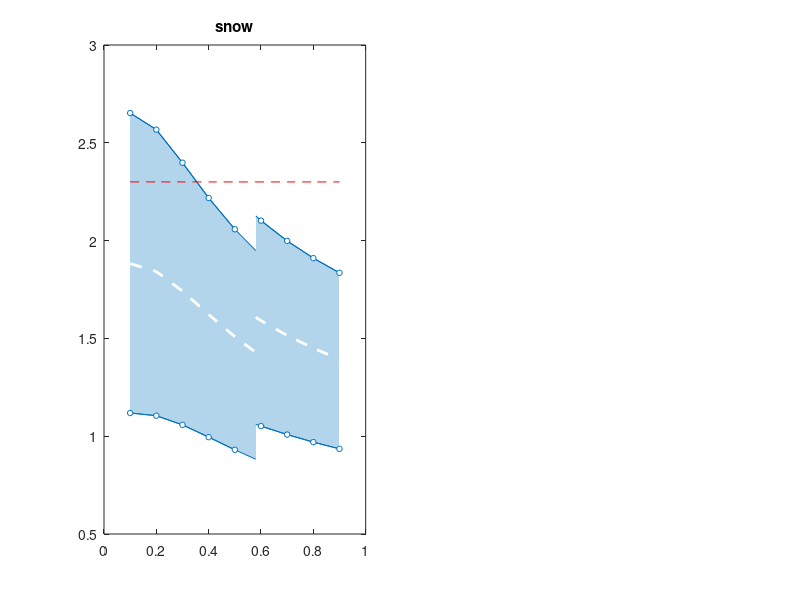

This chart was generated by the following MATLAB code: (Note: this script raises an error after producing the figure.)
clearvars
close all
clc

%==========================================================================
% OPTIONS & CONTROL
%==========================================================================

load('snip_1.5.mat', 'khi', 'beta_int', 'beta_mid', 'Model')
beta_int1 = beta_int;
beta_mid1 = beta_mid;

load('snip_1.6.mat', 'khi', 'beta_int', 'beta_mid', 'Model')
beta_int2 = beta_int;
beta_mid2 = beta_mid;

khi_split           = 0.58;
idx1                = 5;
idx2                = 6;

% lead_action_idx     = [1, 2, 3];
lead_action_idx     = [1, 2];

save_fig            = 1;

%==========================================================================
% VISUALIZE
%==========================================================================

n_lead_action       = length(lead_action_idx);

cmp                 = get(groot,'defaultAxesColorOrder');
lead_action_marker  = {'o', 's', '^'};
lead_action_marker  = lead_action_marker(lead_action_idx);
lead_action_label   = Model.lead_action_label;

% not general, ad hoc solution
figure('Position', [100, 400, n_lead_action*400, 300])
for ii = 1:n_lead_action
    subplot(1,n_lead_action,ii)
    
    % split figure
    
    btmp    = beta_int1(:,:,ii);
    tmp     = interp1(khi, btmp, khi_split);
    bi      = [btmp(1:idx1,:); tmp];
    bim     = btmp(1:idx1,:);
    
    btmp    = beta_mid1(:,:,ii);
    tmp     = interp1(khi, btmp, khi_split);
    bm      = [btmp(1:idx1,:); tmp];
    
    bt      = Model.beta_target;
    khiss   = [khi(1:idx1); khi_split];
    khissm  = khi(1:idx1);
    
    fill([khiss; flipud(khiss)], [bi(:,1); flipud(bi(:,2))], cmp(ii,:), 'FaceAlpha', 0.3, 'EdgeColor', 'none')
%     fill([khi; flipud(khi)], bi(:), repmat(cmp(ii,:),18,1))
    hold on
    plot(khiss, bi, '-','Color', cmp(ii,:))
    plot(khissm, bim, 'Marker', lead_action_marker{ii},...
                    'MarkerFaceColor', [1,1,1],...
                    'Color', cmp(ii,:),...
                    'MarkerSize', 4)
                
    plot(khiss, bm, 'w--', 'Linewidth', 2)
    hf = plot(khiss, repmat(bt, size(khiss)), 'r--');
    
    % second branch
    btmp    = beta_int2(:,:,ii);
    tmp     = interp1(khi, btmp, khi_split);
    bi      = [tmp; btmp(idx2:end,:)];
    bim     = btmp(idx2:end,:);
    
    btmp    = beta_mid2(:,:,ii);
    tmp     = interp1(khi, btmp, khi_split);
    bm      = [tmp; btmp(idx2:end,:)];
    
    bt      = Model.beta_target;
    khiss   = [khi_split; khi(idx2:end,:), ];
    khissm  = khi(idx2:end);
    
    fill([khiss; flipud(khiss)], [bi(:,1); flipud(bi(:,2))], cmp(ii,:), 'FaceAlpha', 0.3, 'EdgeColor', 'none')
%     fill([khi; flipud(khi)], bi(:), repmat(cmp(ii,:),18,1))
    hold on
    plot(khiss, bi, '-','Color', cmp(ii,:))
    plot(khissm, bim, 'Marker', lead_action_marker{ii},...
                    'MarkerFaceColor', [1,1,1],...
                    'Color', cmp(ii,:),...
                    'MarkerSize', 4)
    
    plot(khiss, bm, 'w--', 'Linewidth', 2)
    hf = plot(khiss, repmat(bt, size(khiss)), 'r--');
    
    
    if ii == n_lead_action
        hl = legend(hf, {'$\beta_\mathrm{target}$'});
        hl.Interpreter = 'LaTeX';
        hl.Location = 'best';
    end
    ht = title(lead_action_label{ii});
    ht.Interpreter = 'LaTeX';
    ylim([0, max(max(max(beta_int)))*1.05])
    xlim([0.1, 0.9])
    set(gca, 'XTick', khi(1:2:end))
%     set(gca, 'XTick', [khi(1); khi(2:2:end); khi(end)])
%     set(gca, 'XTickLabel', khi)
    ylabel('$\beta$', 'Interpreter', 'LaTeX')
    xlabel('$\chi = C_\mathrm{k} \cdot Q_\mathrm{k}/(G_\mathrm{k} + C_\mathrm{k} \cdot Q_\mathrm{k})$', 'Interpreter', 'LaTeX')
    set(gca,'TickLabelInterpreter', 'LaTeX')
end

prettify(gcf)

%==========================================================================
% SAVE
%==========================================================================

if save_fig == 1
    fwidth = 11*n_lead_action;
    fheight = 8;
    fpath   = ['./figures/beta_vs_ratio_lead_action.',num2str(lead_action_idx)];
    figuresize(fwidth , fheight , 'cm')
    export_fig(fpath, '-png', '-m2.5')
    %export_fig(fpath, '-pdf', '-m2.5')
end
